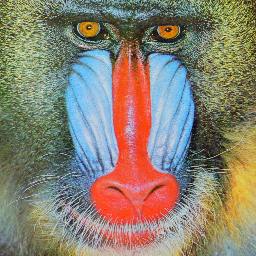
#> input picture Assignment2/mandrill.tif, 256 x 256 px
$ python '6 - Probelm 4a_FFTFunctions_Phase_Mg.py'
#> lines starting #> are read from the running program, lines starting #| are printed output that depends on the picture
#       About - Fast Fourier computation, phase, magnitude and image reconstruction
#       Updated             11/10/2015
#       Load the input image
#       Function for Phase computation - computePhase
#       Function for Magnitude computation - computeMagnitude

import cv2
import Image
import numpy as np
from matplotlib import pyplot as plt

#function for phase computation
def computePhase(img):
    #Returns 2D discrete FT of Image
    #fft2 returns complex array
    f = np.fft.fft2(img)

    #Shift the zero frequency to the centre of array
    #These shift the image so that the low frequencies are at the center
    fshift = np.fft.fftshift(f)

    #phase of image
    phase = np.angle(fshift)
    return phase

#function for magnitude computation
def computeMagnitude(img):
    f = np.fft.fft2(img)

    #Shift the zero frequency to the centre of array
    #These shift the image so that the low frequencies are at the center
    fshift = np.fft.fftshift(f)

    #Compute Magnitude of change
    magnitude_spectrum = 20*np.log(np.abs(fshift))

    return magnitude_spectrum

#Step1 - compute magnitude and intensity of mandrill
mandrill = cv2.imread('mandrill.tif',0)
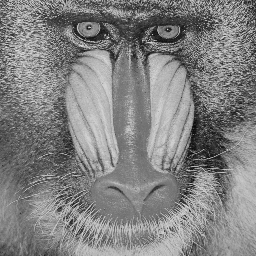
#> mandrill: shape (256, 256); min 6, max 231, mean 129.8
phaseimg = computePhase(mandrill)
#> in computePhase, `phase = np.angle(fshift)`:
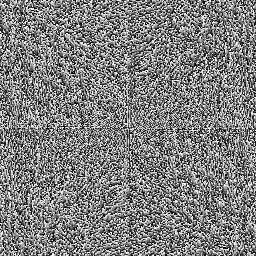
#> phase: shape (256, 256) float64; min -3.14, max 3.14, mean 9.59e-05; drawn with min black and max white
magnitude_mandrill = computeMagnitude(mandrill)
#> in computeMagnitude, `magnitude_spectrum = 20*np.log(np.abs(fshift))`:
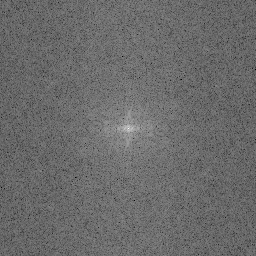
#> magnitude_spectrum: shape (256, 256) float64; min 61.88, max 319.1, mean 170; drawn with min black and max white

plt.subplot(2,2,1)
plt.imshow(phaseimg,cmap = 'gray')
plt.title('Phase mandrill'), plt.xticks([]), plt.yticks([])

plt.subplot(2,2,2)
plt.imshow(magnitude_mandrill,cmap = 'gray')
plt.title('Magnitude mandrill'), plt.xticks([]), plt.yticks([])

#Step2 - compute magnitude and intensity of clown
clown= cv2.imread('clown.tif',0)
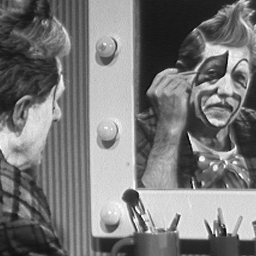
#> input picture Assignment2/clown.tif, 256 x 256 px
#> clown is the input picture: shape (256, 256); min 3, max 255, mean 120.3
phaseimg1 = computePhase(clown)
#> in computePhase (call 2), `phase = np.angle(fshift)`:
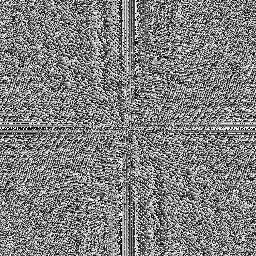
#> phase: shape (256, 256) float64; min -3.14, max 3.14, mean 0.000144; drawn with min black and max white
magnitude_clown = computeMagnitude(clown)
#> in computeMagnitude (call 2), `magnitude_spectrum = 20*np.log(np.abs(fshift))`:
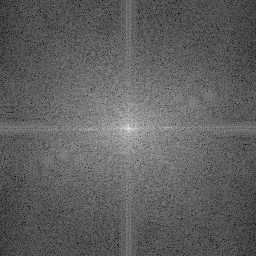
#> magnitude_spectrum: shape (256, 256) float64; min 43.68, max 317.6, mean 146.6; drawn with min black and max white

plt.subplot(2,2,3)
plt.imshow(phaseimg1,cmap = 'gray')
plt.title('Phase clown'), plt.xticks([]), plt.yticks([])

plt.subplot(2,2,4)
plt.imshow(magnitude_clown,cmap = 'gray')
plt.title('Magnitude clown'), plt.xticks([]), plt.yticks([])
plt.show()
